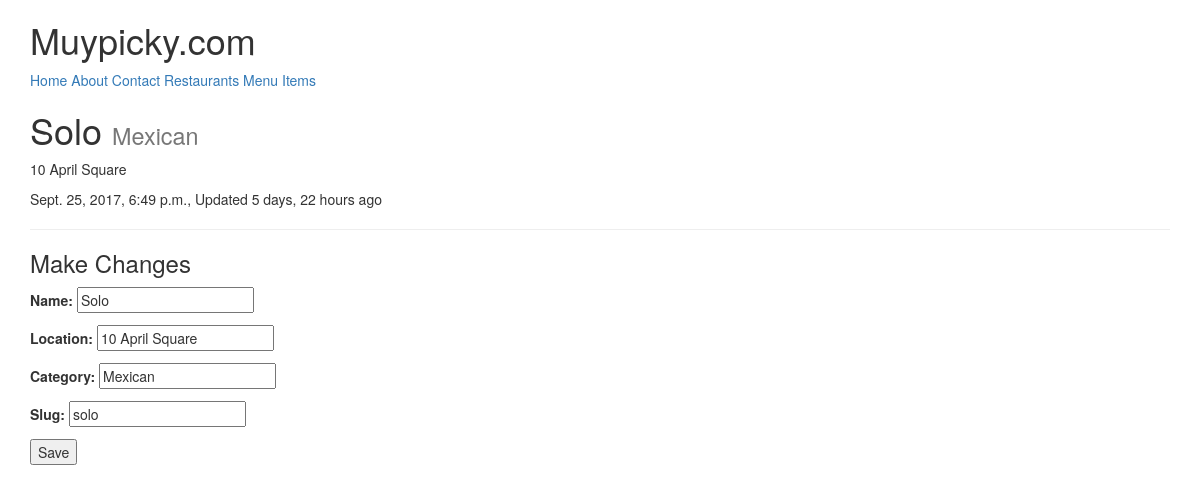
Screenshot of /restaurants/solo/ (signed in) with the database file from the repository.
### restaurants/models.py (models this page shows, shortened)
class Restaurant(models.Model):
    owner           = models.ForeignKey(User) # class_instance.model_set.all()
    name            = models.CharField(max_length=120)
    location        = models.CharField(max_length=120, null=True, blank=True)
    category        = models.CharField(max_length=120, null=True, blank=True, validators=[validate_category])
    timestamp       = models.DateTimeField(auto_now_add=True)
    updated         = models.DateTimeField(auto_now=True)
    slug            = models.SlugField(null=True, blank=True)
    objects = RestaurantManager()
    @property
    def title(self):
        return self.name

### restaurants/views.py (the view)
# urls.py: url(r'^(?P<slug>[\w-]+)/$', RestaurantUpdateView.as_view(), name='detail'),
class RestaurantUpdateView(LoginRequiredMixin, UpdateView):
    form_class = RestaurantCreateForm
    login_url = '/login/'
    template_name = 'restaurants/detail-update.html'
    def get_context_data(self, *args, **kwargs):
        context = super(RestaurantUpdateView, self).get_context_data(*args, **kwargs)
        name = self.get_object().name
        context['title'] = f'Update Restaurant: {name}'
        return context
    def get_queryset(self):
        return Restaurant.objects.filter(owner=self.request.user)

### restaurants/forms.py (shortened to what this page needs)
class RestaurantCreateForm(forms.ModelForm):
    category = forms.CharField(required=False, validators=[validate_category])
    class Meta:
        model = Restaurant
        fields = [
            'name',
            'location',
            'category',
            'slug',
        ]

### restaurants/models.py (called while the page is built)
    def get_queryset(self):
        return RestaurantQuerySet(self.model, using=self._db)

### restaurants/templates/restaurants/detail-update.html (shortened to what this page needs)
{% extends "base.html" %}
{% block content %}
<h1>{{ form.instance.title }} <small>{{ form.instance.category }}</small></h1>
<p> {{ form.instance.location }}</p>
<p> {{form.instance.timestamp }}, Updated {{ form.instance.updated|timesince }} ago</p>
<hr/>
<h3>Make Changes</h3>
{% include 'snippets/form-snippet.html' with form=form %}
{% endblock %}

### templates/snippets/form-snippet.html (shortened to what this page needs)
<form method='POST'> {% csrf_token %}
    {{ form.as_p }}
<button type="submit">Save</button>
</form>

### rows the page displays
Restaurant: instance "Solo", instance.category "Mexican", instance.location "10 April Square", instance.timestamp "Sept. 25, 2017, 6:49 p.m.", instance.updated "5 days, 22 hours", name "Solo", location "10 April Square", category "Mexican", slug "solo"
